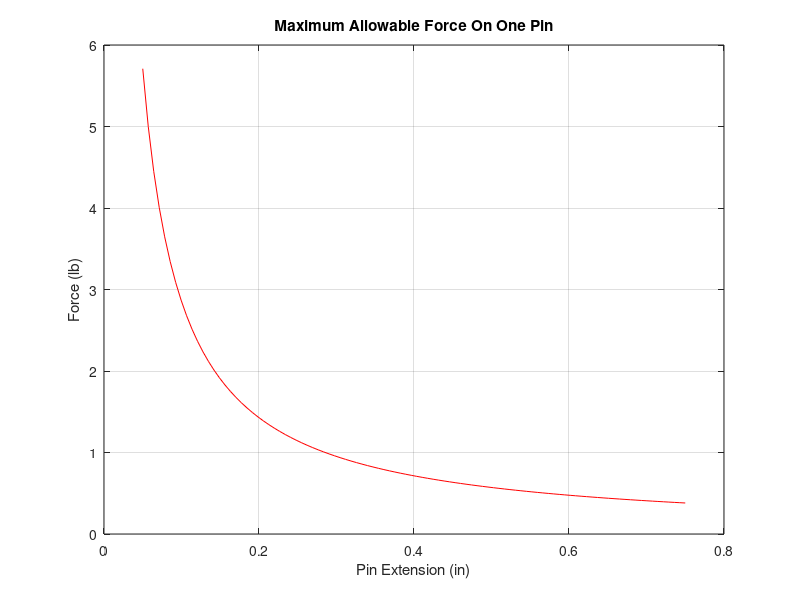

Write MATLAB code to recreate this figure.
clear; clc; close all
%%
%Static pin analysis (Cantilever beam model)
S_yield = 42351.02; %estimated pin yield strength (psi, lb/in^2)
d = 0.065; %pin shaft diam (in)
I = pi*d^4/64; %Area Moment of Inertia (in^4)
y_cent = d/2; %Centroid dist (in)
FS = 4;  %Factor of Safety
S_allow = S_yield/FS; %Allowable stress (psi, lb/in^2)

M_max = S_allow*I/y_cent; %max moment in pin at surface plate (lb/in)

L_min = .05; %minimum pin extension based on CAD (in)
L_max = 0.75; %maximum pin extension based on CAD (in)

%%
%Plotting
L= linspace(L_min,L_max,100); 
F_max = zeros(1,100);
for i = 1:100
    F_max(i) = M_max/L(i);
end
plot(L,F_max,'r') 
title("Maximum Allowable Force On One Pin")
ylabel("Force (lb)")
xlabel("Pin Extension (in)")
grid on